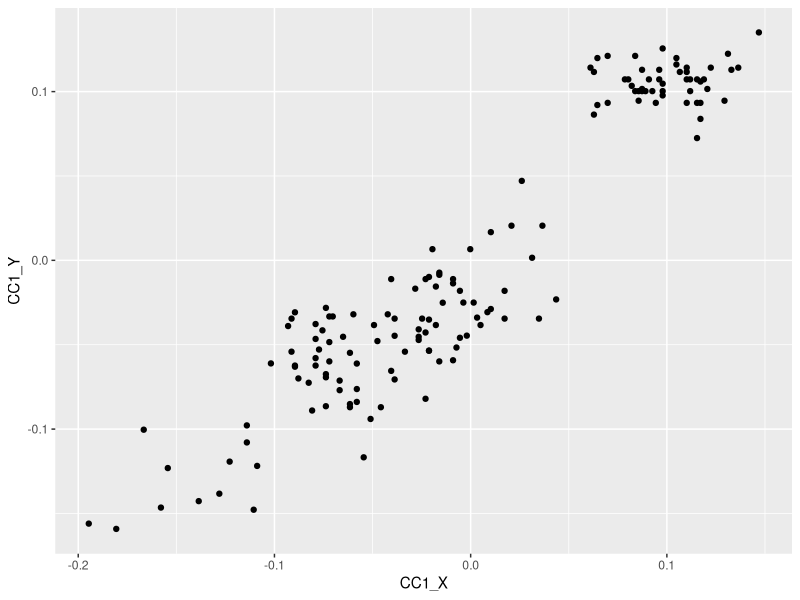
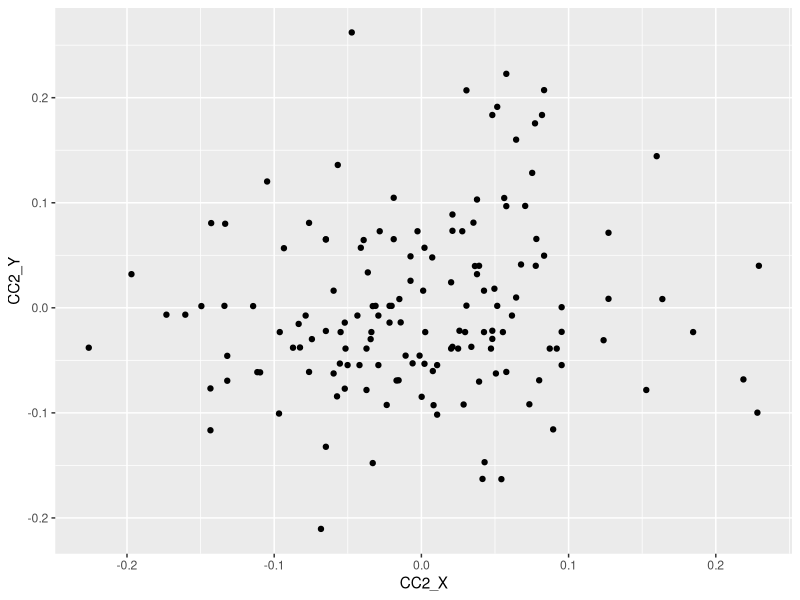

The R source for these figures, in order:
## ---- chunk 1
knitr::opts_chunk$set(echo = TRUE)
## ---- chunk 2
library(assertthat)
library(tidyverse)
library(ggplot2)
#==============================================================================
# Load the iris dataset
data(iris)

# View the first few rows of the dataset
head(iris)


# Create your X and Y variables from the dataset
X = iris %>% 
  select(Sepal.Length, Sepal.Width) %>%
  scale()
X %>% head()

Y = iris %>%
  select(Petal.Length, Petal.Width) %>%
  scale()

Y %>% head()

# Use Cancor to estimate your canonical correlations 
cc_results <- cancor(X,Y)
cc_results

str(cc_results)

cc_results$xcoef

cc_results$ycoef

cc_results$cor


# Estimate your canonical variates U=CC1_Y and V=CC1_X
CC1_X = as.matrix(X) %*% cc_results$xcoef[, 1]
CC1_Y = as.matrix(Y) %*% cc_results$ycoef[, 1]

# Estimate your canonical variates U=CC2_Y and V=CC2_X
CC2_X =as.matrix(X) %*% cc_results$xcoef[, 2]
CC2_Y =as.matrix(Y) %*% cc_results$ycoef[, 2]

# Perform the correlation analysis between coefficient 1 for X and Y
cor(CC1_X,CC1_Y)

assertthat::are_equal(cc_results$cor[1], 
                      cor(CC1_X,CC1_Y)[1])

# Perform the correlation analysis between coefficient 2 for X and Y

cor(CC2_X, CC2_Y)

assertthat::are_equal(cc_results$cor[2], 
                      cor(CC2_X,CC2_Y)[1])

# Mutate the penguin dataset with the coefficient from U and V
cca_df = iris %>% 
  mutate(CC1_X=CC1_X,
         CC1_Y=CC1_Y,
         CC2_X=CC2_X,
         CC2_Y=CC2_Y)

# Let's decide the coefficient to use in our linear combination using plot

# Scatter plot for coefficient 1 of X and Y
cca_df %>% 
  ggplot(aes(x=CC1_X,y=CC1_Y))+
  geom_point()

# Scatter plot for coefficient 2 of X and Y
cca_df %>% 
  ggplot(aes(x=CC2_X,y=CC2_Y))+
  geom_point()
